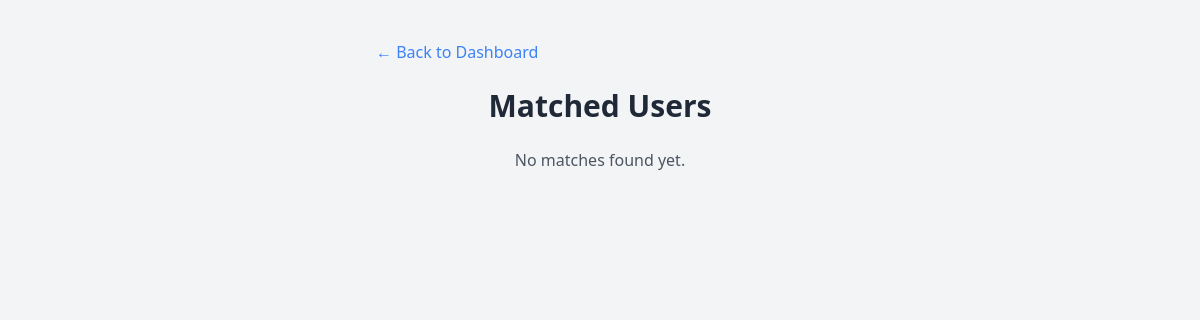
Page /matches (signed in) on the earlier database version.
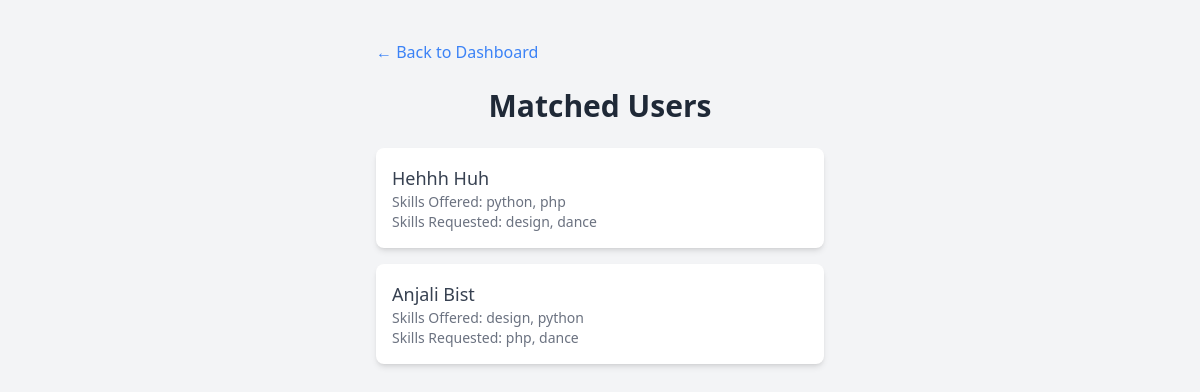
Same page on the later database version.
### models.py (models this page shows)
class User(db.Model):
    id = db.Column(db.Integer, primary_key=True)
    name = db.Column(db.String(100))
    email = db.Column(db.String(100), unique=True)
    password = db.Column(db.String(200))
    skills_offered = db.Column(db.String(300))
    skills_requested = db.Column(db.String(300))

### app.py (the view)
@app.route("/matches")
@session_required
def matches():
    current_user = User.query.get(session["user_id"])
    requested_skills = [s.strip().lower() for s in current_user.skills_requested.split(",") if s.strip()]
    offered_skills = [s.strip().lower() for s in current_user.skills_offered.split(",") if s.strip()]
    matched_users = []
    for u in User.query.all():
        if u.id == current_user.id:
            continue
        u_offered = [s.strip().lower() for s in u.skills_offered.split(",") if s.strip()]
        u_requested = [s.strip().lower() for s in u.skills_requested.split(",") if s.strip()]
        if any(skill in u_offered for skill in requested_skills) and any(skill in offered_skills for skill in u_requested):
            matched_users.append(u)
    return render_template("matches.html", users=matched_users)

### app.py (called while the page is built)
def session_required(f):
    @wraps(f)
    def decorated(*args, **kwargs):
        if "user_id" not in session:
            return redirect(url_for("login"))
        return f(*args, **kwargs)
    return decorated

### templates/matches.html (shortened to what this page needs)
<!DOCTYPE html>
<html lang="en">
<head>
<script src="https://cdn.tailwindcss.com"></script>
</head>
<body class="bg-gray-100 min-h-screen flex flex-col items-center py-10">
<div class="w-full max-w-md">
    <a href="/dashboard" class="inline-block mb-6 text-blue-500 hover:underline">&larr; Back to Dashboard</a>
    <h2 class="text-3xl font-bold mb-6 text-gray-800 text-center">Matched Users</h2>
    {% for user in users %}
    <a href="/contact/{{ user.id }}">
        <div class="bg-white shadow-md rounded-lg p-4 mb-4 hover:bg-gray-50 transition">
            <p class="text-lg font-medium text-gray-700">{{ user.name }}</p>
            <p class="text-sm text-gray-500">Skills Offered: {{ user.skills_offered }}</p>
            <p class="text-sm text-gray-500">Skills Requested: {{ user.skills_requested }}</p>
        </div>
    </a>
    {% else %}
    <p class="text-gray-600 text-center">No matches found yet.</p>
    {% endfor %}
</div>
</body>
</html>

Differences in the rows shown:
now on this page (row edited): User: name "Hehhh Huh", skills_offered "python, php", skills_requested "design, dance"
now on this page (row edited): User: name "Anjali Bist", skills_offered "design, python", skills_requested "php, dance"
Other differences:
text no longer shown: "No matches found yet."
